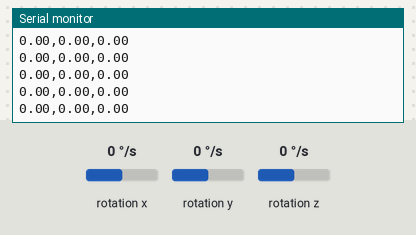
This sketch was run on a simulated Arduino Mega 2560, built with avr-gcc and run on an emulated ATmega2560. Parts: the last lines printed to the serial monitor. Wiring (inferred from the names in the program): L3G4200D gyroscope at I2C address 0x69. The test bench sets the inputs (shaded band); at power-on: rotation x 0 °/s, rotation y 0 °/s, rotation z 0 °/s.

Above: at 8.9 s.
9.0 s: rotation x set to -192 °/s
At 10.1 s:
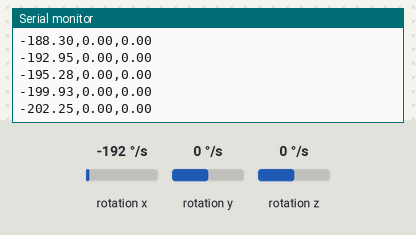
10.5 s: rotation y set to -192 °/s
At 11.1 s:
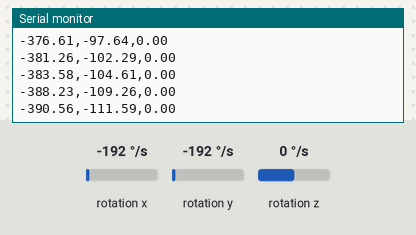
12.0 s: rotation z set to -192 °/s
At 12.7 s:
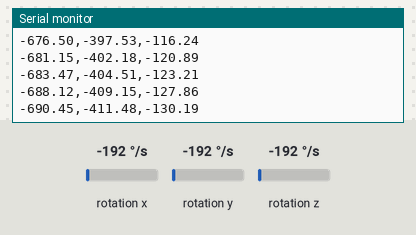
Timing chart, 0 to 15.0 s (numbered marks = the images above; inputs shaded):
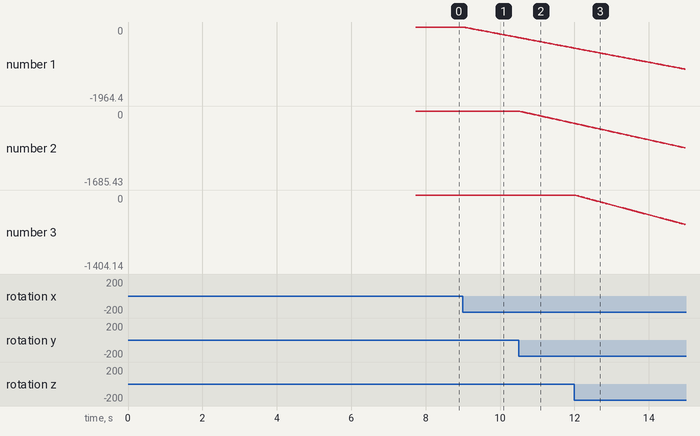

The sketch:

GyroAngle1_35_Debug.ino
```cpp
#include <Wire.h>

#define CTRL_REG1 0x20
#define CTRL_REG2 0x21
#define CTRL_REG3 0x22
#define CTRL_REG4 0x23
#define CTRL_REG5 0x24


#define STATUS_REG 0x27
#define ZOR_REG 0b01000000
#define ZDA_REG 0b00000100
#define YOR_REG 0b00100000
#define YDA_REG 0b00000010
#define XOR_REG 0b00010000
#define XDA_REG 0b00000001

//use address 104 if CS is not connected
int L3G4200D_Address = 105; //I2C address of the L3G4200D

int zOld, xOld, yOld, xCand, yCand, zCand;
int threshold = 200;

float scale2000 = 70;

float bx= 0,by=0,bz=0;
long bxS,byS,bzS;


// delta T control the routine frequency
float deltaT = 5;
float timerLoop = 0, timerReading = 0, timerSec = 0;
float timerRoutine = 0, count = 0;
float redingTime = 0, samplingTime = 0, calcTime =0, printTime = 0;
float k=0, kM1=0, kMReading = 0, kMRoutine=0, kMLoop=0, secRoutine=0;

//Boolean
boolean processing = false;
// Timer variables
volatile int cont = 0;
volatile int contSamples=0;
volatile int contCalc=0;
volatile float phi=0;
volatile float theta=0;
volatile float psi=0;
volatile int x=0;
volatile int y = 0;
volatile int z= 0;
volatile int dt=0;
//volatile int dtM1=0;
//volatile int dtM2=0;
//volatile int dtM3=0;
//volatile int dtM4=0;
//volatile int dtM5=0;
//volatile int dtM6=0;
//volatile int dtM7=0;
//volatile int dtM8=0;
//volatile int dtM9=0;

volatile int dtM1=0;
volatile int dtM2=0;
volatile int dtM3=0;
volatile int dtM4=0;
volatile int dtM5=0;
volatile int yM1=0;
volatile int yM2=0;
volatile int yM3=0;
volatile int yM4=0;
volatile int yM5=0;
volatile float thetaM1=0;
volatile float thetaM2=0;
volatile float thetaM3=0;
volatile float thetaM4=0;
volatile float thetaM5=0;
volatile float thetaOLD = 0;
volatile float thetaOLDM1=0;
volatile float thetaOLDM2=0;
volatile float thetaOLDM3=0;
volatile float thetaOLDM4=0;
volatile float thetaOLDM5=0;

volatile float wF[3];
boolean enFil = true;

// Filter coeff
volatile float alphaW = 1;

void setup()
{
  Wire.begin();
  Serial.begin(115200);
  if (!processing)
  {
    Serial.println("starting up L3G4200D");
    //Serial.println("Setting up timer3");
  }


  setupL3G4200D(2000); // Configure L3G4200  - 250, 500 or 2000 deg/sec
  delay(1500); //wait for the sensor to be ready
  calcBias();
  Serial.print("Readings take: (us)");
  Serial.println(samplingTime);


  // Initialize Timer
  cli();
  TCCR3A = 0;
  TCCR3B = 0;

  // Set compare match register to the desired timer count
  //OCR3A=77; //16*10^6/(200Hz*1024)-1 = 77 -> 200 Hz
  OCR3A=193; //16*10^6/(80Hz*1024)-1 = 193 -> 80 Hz
  //OCR3A=780; //16*10^6/(20Hz*1024)-1 = 780 -> 20 Hz
  //OCR3A=50; //16*10^6/(308Hz*1024)-1 = 50 -> 308 Hz

  TCCR3B |= (1 << WGM32);
  // Set CS10 and CS12 bits for 1024 prescaler:
  TCCR3B |= (1 << CS30) | (1 << CS32);
  // enable timer compare interrupt:
  TIMSK3 |= (1 << OCIE3B);

  // enable global interrupts:
  sei();

  //Serial.println("Interrupt enabled");

  k = micros();
}

void loop()
{
  //SerialRoutine();
  //timerLoop = micros()-kMLoop;
  //kMLoop = micros();

  timerSec = micros()-secRoutine;

  if (timerSec >= 1000000)
  {
    secRoutine = micros();
    Serial.print(cont);
    Serial.print("    Smpl: ");
    Serial.print(contSamples);
    Serial.print("    calc: ");
    Serial.println(contCalc);
    Serial.print("    wX: ");
    Serial.print(wF[0]);
    Serial.print("    Wy: ");
    Serial.println(wF[1]);
    Serial.print("    Wz: ");
    Serial.println(wF[2]);
    cont=0;
    contSamples=0;
    contCalc=0;
  }


  timerRoutine = micros()-kMRoutine;
  if (timerRoutine >= deltaT*1000)
  {
    //getGyroValues();
    kMRoutine = micros();
    count += 1;
    if (count >= 3)
    {
      count = 0;
      printSerialAngle();
      //falseprintOmega();
      //printT();
    }
  }
}


void wFilter(volatile float val[])
{
  //ArrayList val = new ArrayList();
  val[0] = (1-alphaW)*x + alphaW*val[0];
  val[1] = (1-alphaW)*y + alphaW*val[1];
  val[2] = (1-alphaW)*z + alphaW*val[2];

  /*
 val[0] = wxF;
   val[1] = wyF;
   val[2] = wzF;
  /*/
}

void debug()
{
  Serial.print("thetaOld + y*dt = theta: ");
  Serial.print("  ");
  Serial.print(thetaOLD);
  Serial.print(" + ");
  Serial.print(y);
  Serial.print("  ");
  Serial.print(dt);
  Serial.print(" =  ");
  Serial.println(theta);
  Serial.print("              ");
  Serial.print("  ");
  Serial.print(thetaOLDM1);
  Serial.print(" + ");
  Serial.print(yM1);
  Serial.print("  ");
  Serial.print(dtM1);
  Serial.print(" =  ");
  Serial.println(thetaM1);
  Serial.print("             ");
  Serial.print(thetaOLDM2);
  Serial.print(" + ");
  Serial.print(yM2);
  Serial.print("  ");
  Serial.print(dtM2);
  Serial.print(" =  ");
  Serial.println(thetaM2);
  Serial.print("              ");
  Serial.print(thetaOLDM3);
  Serial.print(" + ");
  Serial.print(yM3);
  Serial.print("  ");
  Serial.print(dtM3);
  Serial.print(" =  ");
  Serial.println(thetaM3);
  Serial.print("              ");
  Serial.print(thetaOLDM4);
  Serial.print(" + ");
  Serial.print(yM4);
  Serial.print("  ");
  Serial.print(dtM4);
  Serial.print(" =  ");
  Serial.println(thetaM4);
  Serial.print("              ");
  Serial.print(thetaOLDM5);
  Serial.print(" + ");
  Serial.print(yM5);
  Serial.print("  ");
  Serial.print(dtM5);
  Serial.print(" =  ");
  Serial.println(thetaM5);
}

ISR(TIMER3_COMPB_vect)
{
  // Mettilo altrimenti non funziona
  sei();
  // Update x, y, and z with new values 2.5ms
  //wait until new z data available and no overrun
  volatile byte statusflag = readRegister(L3G4200D_Address, STATUS_REG);
  while(!(statusflag & ZDA_REG) && (statusflag & ZOR_REG)&&!(statusflag & YDA_REG) && (statusflag & YOR_REG)&& !(statusflag & XDA_REG) && (statusflag & XOR_REG))
  {
    statusflag = readRegister(L3G4200D_Address, STATUS_REG);
  }
  //read values
  getGyroValues();
  calcAngle();
  cont++;
}

void SerialRoutine()
{
  if (Serial.available()>0)
  {
    byte in = Serial.read();
    if (in=='A')
    {
      Serial.println("Ciao");
    }
    else if (in == 'B')
    {
      Serial.println("Bella");
    }
  }
}

void calcAngle()
{
  dt = micros()-k;
  if (!enFil)
  {
    phi=phi+(float)x*scale2000/1000*(float)dt/1000000.0;

    thetaOLD = theta;
    theta=theta+(float)y*scale2000/1000* (float) dt/1000000.0;

    psi=psi+z*(float)scale2000/1000* (float) dt/1000000.0;
  }
  else if (enFil)
  {
    phi=phi+wF[0]*(float)scale2000/1000* (float)dt/1000000.0;

    thetaOLD = theta;
    theta=theta+wF[1]*(float)scale2000/1000 *(float) dt/1000000.0;

    psi=psi+wF[2]*(float)scale2000/1000* (float) dt/1000000.0;
  }

  contCalc++;

  dtM5=dtM4;
  dtM4=dtM3;
  dtM3=dtM2;
  dtM2=dtM1;
  dtM1=dt;

  yM5=yM4;
  yM4=yM3;
  yM3=yM2;
  yM2=yM1;
  yM1=y;

  thetaM5=thetaM4;
  thetaM4=thetaM3;
  thetaM3=thetaM2;
  thetaM2=thetaM1;
  thetaM1=theta;

  thetaOLDM5=thetaOLDM4;
  thetaOLDM4=thetaOLDM3;
  thetaOLDM3=thetaOLDM2;
  thetaOLDM2=thetaOLDM1;
  thetaOLDM1=thetaOLD;

  k=micros();
}

void printT()
{
  Serial.print("  timer loop: ");
  Serial.print(timerLoop);
  Serial.print("  timer reading: ");
  Serial.print(timerReading);
  Serial.print("  timer routine: ");
  Serial.print(timerRoutine);
  //Serial.print("  Calc time: ");
  //Serial.print(calcTime);
  //Serial.print("  Sampling time: ");
  //Serial.print(samplingTime);
  Serial.print("  dt: ");
  Serial.println(dt);
}

void getGyroValues()
{

  //starting samplingTimer
  //samplingTime = micros();

  byte xMSB = readRegister(L3G4200D_Address, 0x29);
  byte xLSB = readRegister(L3G4200D_Address, 0x28);
  x = ((xMSB << 8) | xLSB);

  byte yMSB = readRegister(L3G4200D_Address, 0x2B);
  byte yLSB = readRegister(L3G4200D_Address, 0x2A);
  y = ((yMSB << 8) | yLSB);

  byte zMSB = readRegister(L3G4200D_Address, 0x2D);
  byte zLSB = readRegister(L3G4200D_Address, 0x2C);
  z = ((zMSB << 8) | zLSB);

  removeBias();

  if (enFil)
  {
    wF[0] = x;
    wF[1] = y;
    wF[2] = z;
    wFilter(wF);
  }

  //samplingTime = micros()- samplingTime;
  contSamples++;
}


void writeRegister(int deviceAddress, byte address, byte val)
{
  Wire.beginTransmission(deviceAddress); // start transmission to device
  Wire.write(address);       // send register address
  Wire.write(val);         // send value to write
  Wire.endTransmission();     // end transmission
}

int readRegister(int deviceAddress, byte address)
{
  int v;
  Wire.beginTransmission(deviceAddress);
  Wire.write(address); // register to read
  Wire.endTransmission();

  Wire.requestFrom(deviceAddress, 1); // read a byte

  while(!Wire.available())
  {
    // waiting
    // Serial.println("No Data");
  }

  v = Wire.read();
  return v;
}

void printOmega()
{
  Serial.print("       Wx:");
  Serial.print(wF[0]);

  Serial.print("       Wy:");
  Serial.print(wF[1]);

  Serial.print("       Wz:");
  Serial.print(wF[2]);
  Serial.print("      wx:");
  Serial.print(x);

  Serial.print("       wy:");
  Serial.print(y);

  Serial.print("       Wz:");
  Serial.println(z);
}

void printAngle()
{
  Serial.print("Phi:");
  Serial.print(phi);

  Serial.print("       Theta:");
  Serial.print(theta);

  Serial.print("       Psi:");
  Serial.println(psi);
}

void printSerialAngle()
{
  Serial.print(phi);
  Serial.print(",");
  Serial.print(theta);
  Serial.print(",");
  Serial.println(psi);
}

void calcBias()
{
  if (!processing)
    Serial.println("Bias");
  int c = 2000;
  for (int i = 0; i<c; i++)
  {
    getGyroValues();
    bxS = bxS + x;
    byS = byS + y;
    bzS = bzS + z;
  }

  bx = bxS / c;
  by = byS / c;
  bz = bzS / c;

  if (!processing)
  {
    Serial.println(bx);
    Serial.println(by);
    Serial.println(bz);
  }
}

void removeBias()
{
  x = x - bx;
  y = y - by;
  z = z - bz;
}

int setupL3G4200D(int scale)
{
  //From  Jim Lindblom of Sparkfun's code

    // Enable x, y, z and turn off power down:
  //writeRegister(L3G4200D_Address, CTRL_REG1, 0b00001111);
  // 400Hz and 1Hz cutoff frq of the HPF
  //writeRegister(L3G4200D_Address, CTRL_REG1, 0b01011111);
  // 200Hz
  writeRegister(L3G4200D_Address, CTRL_REG1, 0b01001111);

  // If you'd like to adjust/use the HPF:
  // High pass filter cut off frecuency configuration
  // ODR 200Hz, cutoff 0.02Hz 1001
  //writeRegister(L3G4200D_Address, CTRL_REG2, 0b00001001);
  // ODR 200Hz, cutoff 1 Hz 0100
  //writeRegister(L3G4200D_Address, CTRL_REG2, 0b00000100);
  // ODR 200Hz, cutoff 0.02Hz 1001
  writeRegister(L3G4200D_Address, CTRL_REG2, 0b00001001);

  // Configure CTRL_REG3 to generate data ready interrupt on INT2
  // No interrupts used on INT1, if you'd like to configure INT1
  // or INT2 otherwise, consult the datasheet:
  //writeRegister(L3G4200D_Address, CTRL_REG3, 0b00001000);

  // CTRL_REG4 controls the full-scale range, among other things:

  if(scale == 250)
  {
    writeRegister(L3G4200D_Address, CTRL_REG4, 0b00000000);
  }
  else if(scale == 500)
  {
    writeRegister(L3G4200D_Address, CTRL_REG4, 0b00010000);
  }
  else
  {
    writeRegister(L3G4200D_Address, CTRL_REG4, 0b00110000);
  }

  // CTRL_REG5 controls high-pass filtering of outputs, use it
  // if you'd like:
  writeRegister(L3G4200D_Address, CTRL_REG5, 0b00010000);
  //writeRegister(L3G4200D_Address, CTRL_REG5, 0b00000000);
}
```

Measured:
- after the input at 9.0 s, the serial monitor: prints a new line at once (image 1)
- plotted number 1: 0 → -278.97 after the input at 9.0 s
